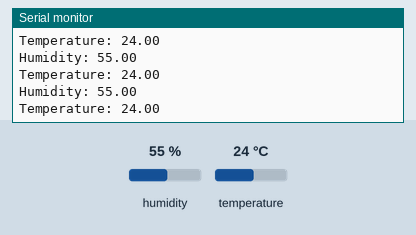
The sketch below on a simulated Arduino Uno, built with avr-gcc and run on an emulated ATmega328P. On the bench: the last lines printed to the serial monitor. The inputs (shaded band) are chosen by the test bench; at power-on: humidity 55 %, temperature 24 °C.

Above: at 3.8 s.
3.9 s: humidity set to 22 %
At 5.6 s:
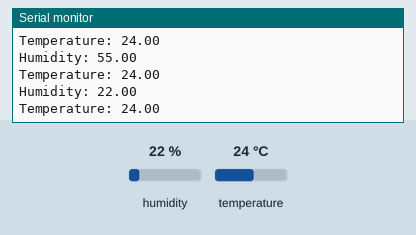
10.1 s: temperature set to 12 °C
At 12.6 s:
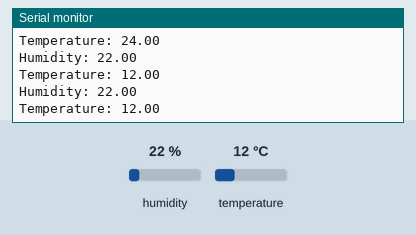
13.0 s: humidity set to 40 %
At 14.0 s:
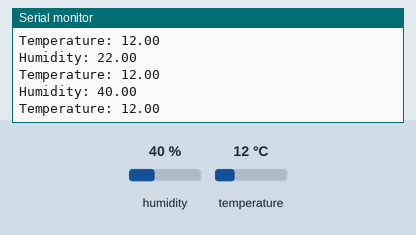
Timing chart, 0 to 16.0 s (numbered marks = the images above; inputs shaded):
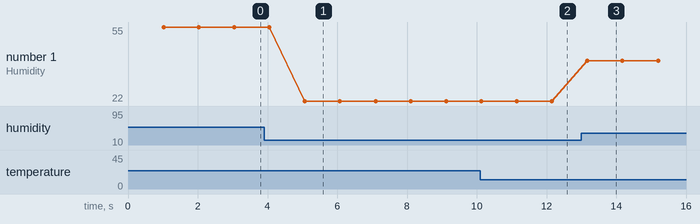

Measured:
- after the input at 3.9 s, the serial monitor: prints a new line after 1.2 s (image 1)
- after the input at 10.1 s, the serial monitor: prints a new line after 1.1 s (image 2)
- after the input at 13.0 s, the serial monitor: prints a new line after 0.18 s (image 3)
- plotted number 1: 55 → 22 after the input at 3.9 s, 22 → 40 after the input at 13.0 s

The sketch:

humedad.ino
```cpp
#include <DHT.h>

#define DHTTYPE DHT11
#define DHTPIN 10

DHT dht(DHTPIN, DHTTYPE);
float humidity, temperature;

void setup() {
  Serial.begin(9600);
  dht.begin();

}

void loop() {
  delay(1000);
  humidity = dht.readHumidity();
  temperature = dht.readTemperature();

  Serial.print("Humidity: ");
  Serial.println(humidity);
  Serial.print("Temperature: ");
  Serial.println(temperature);


}
```
